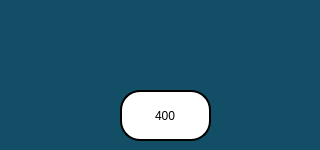
    <widget class="QWidget" name="tab_46">
     <property name="styleSheet">
      <string notr="true">
background-color: rgb(18, 78, 102);


</string>
     </property>
     <attribute name="title">
      <string>Page</string>
     </attribute>
     <widget class="QLineEdit" name="lineEdit_79">
      <property name="geometry">
       <rect>
        <x>120</x>
        <y>90</y>
        <width>91</width>
        <height>51</height>
       </rect>
      </property>
      <property name="styleSheet">
       <string notr="true">font:25pt &quot;Ubuntu&quot;;
background-color: rgb(255,255,255);
border-radius:20px;
border:2px solid black;</string>
      </property>
      <property name="text">
       <string>400</string>
      </property>
      <property name="alignment">
       <set>Qt::AlignCenter</set>
      </property>
     </widget>
     <widget class="QPushButton" name="multiburstup_but">
      <property name="geometry">
       <rect>
        <x>20</x>
        <y>80</y>
        <width>71</width>
        <height>61</height>
       </rect>
      </property>
      <property name="styleSheet">
       <string notr="true">image: url(:/images/up2.png);
background-color:transparent;
border:none;</string>
      </property>
      <property name="text">
       <string/>
      </property>
     </widget>
     <widget class="QPushButton" name="multiburstdown_but">
      <property name="geometry">
       <rect>
        <x>240</x>
        <y>80</y>
        <width>71</width>
        <height>61</height>
       </rect>
      </property>
      <property name="styleSheet">
       <string notr="true">image: url(:/images/d2.png);
background-color:transparent;
border:none;</string>
      </property>
      <property name="text">
       <string/>
      </property>
     </widget>
     <zorder>lineEdit_79</zorder>
     <zorder>multiburstdown_but</zorder>
     <zorder>multiburstup_but</zorder>
    </widget>
